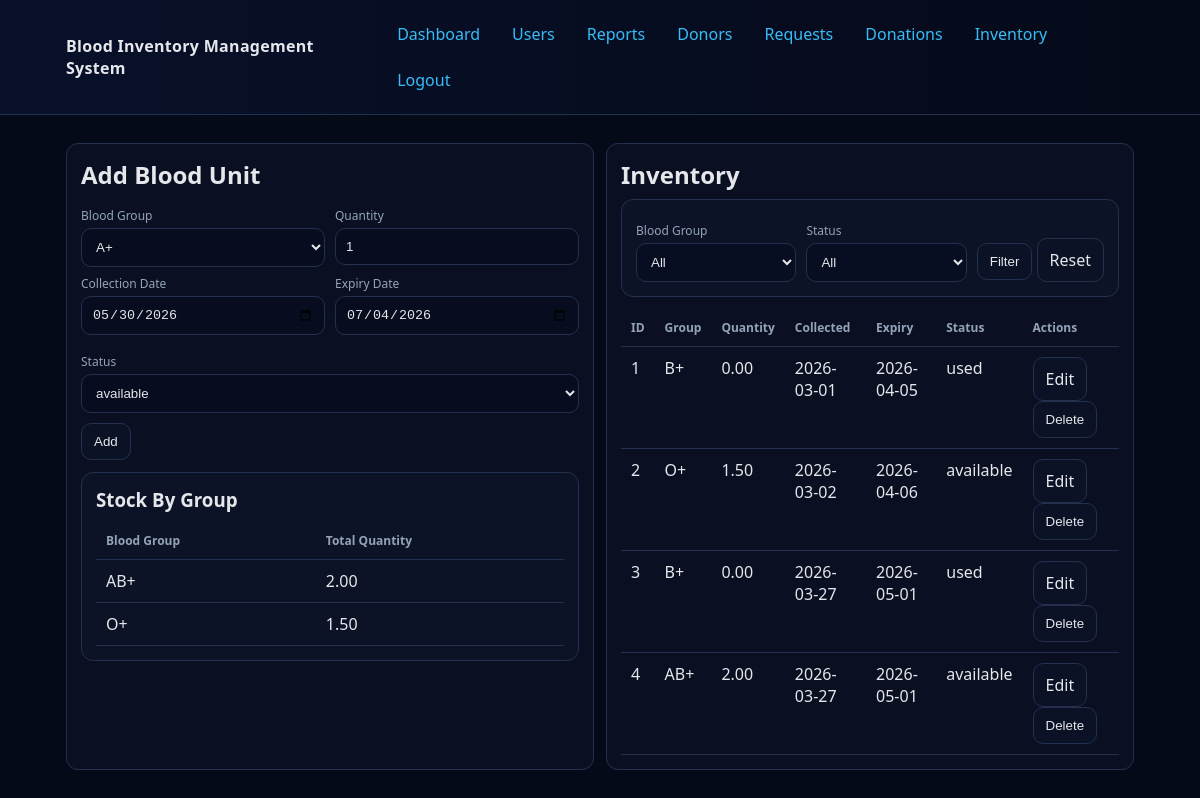
The page /inventory (signed in) on the database its author committed.
### tables this page shows
CREATE TABLE IF NOT EXISTS `blood_units` (
  `id` int NOT NULL AUTO_INCREMENT,
  `blood_group` varchar(5) NOT NULL,
  `quantity` decimal(8,2) NOT NULL,
  `collection_date` date NOT NULL,
  `expiry_date` date NOT NULL,
  `status` enum('available','used','expired') NOT NULL DEFAULT 'available',
  PRIMARY KEY (`id`)
);

### core/Controller.php (called while the page is built, shortened)
<?php
abstract class Controller
{
    protected function view(string $view, array $data = []): void
    {
        extract($data);
        $currentUser = Auth::user();
        require __DIR__ . '/../app/views/layouts/header.php';
        require __DIR__ . '/../app/views/' . $view . '.php';
        require __DIR__ . '/../app/views/layouts/footer.php';
    }
}

### app/controllers/InventoryController.php (called while the page is built, shortened)
<?php
class InventoryController extends Controller
{
    private BloodUnit $units;
    public function __construct()
    {
        $this->units = new BloodUnit();
    }
    public function index(): void
    {
        $this->units->markExpired();
        $bloodGroup = trim((string) ($_GET['blood_group'] ?? ''));
        $status = trim((string) ($_GET['status'] ?? ''));
        $page = max(1, (int) ($_GET['page'] ?? 1));
        $perPage = max(1, (int) ($_GET['per_page'] ?? 10));
        $pagination = $this->units->searchablePaginated($bloodGroup, $status, $page, $perPage);
        $units = $pagination['data'];
        $stock = $this->units->stockByGroup();
        $edit = null;
        $this->view('inventory/index', compact('units', 'stock', 'edit', 'bloodGroup', 'status', 'pagination'));
    }
}

### public/index.php (called while the page is built, shortened)
<?php
require __DIR__ . '/../core/Helpers.php';
require __DIR__ . '/../core/Database.php';
require __DIR__ . '/../core/Model.php';
require __DIR__ . '/../core/Auth.php';
require __DIR__ . '/../core/Controller.php';
require __DIR__ . '/../core/App.php';
require __DIR__ . '/../app/models/BloodUnit.php';
require __DIR__ . '/../app/controllers/InventoryController.php';
try {
    (new App())->run();
} catch (Throwable $e) {
    http_response_code(500);
    if ((bool) ($_ENV['APP_DEBUG'] ?? true)) {
        echo '<pre>' . e($e->getMessage()) . "\n" . e($e->getFile()) . ':' . e((string) $e->getLine()) . "\n\n" . e($e->getTraceAsString()) . '</pre>';
        exit;
    }
    echo 'Server error';
}

### config/config.php (called while the page is built, shortened)
<?php
return [
    'app_name' => 'Blood Inventory Management System',
    'base_path' => '',
    'db' => [
        'host' => '127.0.0.1',
        'port' => '3306',
        'name' => 'blood',
        'user' => 'root',
        'pass' => '',
        'charset' => 'utf8mb4',
    ],
];

### core/Helpers.php (called while the page is built, shortened)
<?php
function config(string $key, mixed $default = null): mixed
{
    static $config = null;
    if ($config === null) {
        $config = require __DIR__ . '/../config/config.php';
    }
    $parts = explode('.', $key);
    $value = $config;
    foreach ($parts as $part) {
        $value = $value[$part];
    }
    return $value;
}
function e(?string $value): string
{
    return htmlspecialchars((string) $value, ENT_QUOTES, 'UTF-8');
}

### core/Database.php (called while the page is built, shortened)
<?php
class Database
{
    private static ?PDO $instance = null;
    public static function connection(): PDO
    {
        if (self::$instance === null) {
            $dsn = sprintf(
                'mysql:host=%s;port=%s;dbname=%s;charset=%s',
                config('db.host'),
                config('db.port'),
                config('db.name'),
                config('db.charset')
            );
            self::$instance = new PDO($dsn, config('db.user'), config('db.pass'), [
                PDO::ATTR_ERRMODE => PDO::ERRMODE_EXCEPTION,
                PDO::ATTR_DEFAULT_FETCH_MODE => PDO::FETCH_ASSOC,
                PDO::ATTR_EMULATE_PREPARES => false,
            ]);
        }
        return self::$instance;
    }
}

### core/Model.php (called while the page is built, shortened)
<?php
abstract class Model
{
    protected PDO $db;
    public function __construct()
    {
        $this->db = Database::connection();
    }
    protected function paginateQuery(string $fromSql, array $params, int $page, int $perPage): array
    {
        $page = max(1, $page);
        $perPage = max(1, min($perPage, 100));
        $offset = ($page - 1) * $perPage;
        $countStmt = $this->db->prepare('SELECT COUNT(*) AS c ' . $fromSql);
        $countStmt->execute($params);
        $total = (int) $countStmt->fetchColumn();
        $listStmt = $this->db->prepare('SELECT * ' . $fromSql . ' LIMIT :limit OFFSET :offset');
        $listStmt->bindValue(':limit', $perPage, PDO::PARAM_INT);
        $listStmt->bindValue(':offset', $offset, PDO::PARAM_INT);
        $listStmt->execute();
        return [
            'data' => $listStmt->fetchAll(),
            'total' => $total,
            'page' => $page,
            'per_page' => $perPage,
            'total_pages' => (int) max(1, ceil($total / $perPage)),
        ];
    }
}

### app/models/BloodUnit.php (called while the page is built, shortened)
<?php
class BloodUnit extends Model
{
    public function stockByGroup(): array
    {
        $stmt = $this->db->query("SELECT blood_group, SUM(quantity) AS total_quantity FROM blood_units WHERE status = 'available' GROUP BY blood_group ORDER BY blood_group");
        return $stmt->fetchAll();
    }
    public function searchablePaginated(string $bloodGroup = '', string $status = '', int $page = 1, int $perPage = 10): array
    {
        $from = 'FROM blood_units WHERE 1=1';
        $params = [];
        $from .= ' ORDER BY expiry_date ASC';
        return $this->paginateQuery($from, $params, $page, $perPage);
    }
}

### core/Auth.php (called while the page is built, shortened)
<?php
class Auth
{
    public static function user(): ?array
    {
        return $_SESSION['user'] ?? null;
    }
}

### app/views/inventory/_list.php (the view, shortened to what this page needs)
<div class="split">
    <div class="card">
        <h2 style="margin:0 0 8px"><?= $edit ? 'Edit Blood Unit' : 'Add Blood Unit' ?></h2>
        <form method="post" data-ajax-form="inventory" action="<?= e(rtrim((string) config('base_path', ''), '/')) ?>/inventory/<?= $edit ? e((string) $edit['id']) . '/update' : 'store' ?>">
            <div class="row">
                <div style="flex:1;min-width:160px">
                    <label>Blood Group</label>
                    <?php $bg = $edit['blood_group'] ?? 'A+'; ?>
                    <select name="blood_group" required>
                        <?php
                        $groups = ['A+','A-','B+','B-','AB+','AB-','O+','O-'];
                        foreach ($groups as $grp) {
                            echo '<option value="' . e($grp) . '"' . ($bg === $grp ? ' selected' : '') . '>' . e($grp) . '</option>';
                        }
                        ?>
                    </select>
                </div>
                <div style="flex:1;min-width:160px">
                    <label>Quantity</label>
                    <input type="number" step="0.5" min="0.5" max="10" name="quantity" value="<?= e((string) ($edit['quantity'] ?? '1')) ?>" required>
                </div>
            </div>
            <div class="row">
                <div style="flex:1;min-width:200px">
                    <label>Collection Date</label>
                    <input type="date" name="collection_date" value="<?= e($edit['collection_date'] ?? date('Y-m-d')) ?>" required>
                </div>
                <div style="flex:1;min-width:200px">
                    <label>Expiry Date</label>
                    <input type="date" name="expiry_date" value="<?= e($edit['expiry_date'] ?? date('Y-m-d', strtotime('+35 days'))) ?>" required>
                </div>
                <div style="flex:1;min-width:200px">
                    <label>Status</label>
                    <?php $st = $edit['status'] ?? 'available'; ?>
                    <select name="status" required>
                        <?php foreach (['available','used','expired'] as $s): ?>
                            <option value="<?= e($s) ?>" <?= $st === $s ? 'selected' : '' ?>><?= e($s) ?></option>
                        <?php endforeach; ?>
                    </select>
                </div>
            </div>
            <div style="margin-top:10px">
                <button class="btn ok" type="submit"><?= $edit ? 'Update' : 'Add' ?></button>
            </div>
        </form>
        <div class="card" style="margin-top:12px">
            <h3 style="margin:0 0 10px">Stock By Group</h3>
            <table>
                <thead><tr><th>Blood Group</th><th>Total Quantity</th></tr></thead>
                <tbody>
                <?php foreach ($stock as $row): ?>
                    <tr><td><?= e($row['blood_group']) ?></td><td><?= e((string) $row['total_quantity']) ?></td></tr>
                <?php endforeach; ?>
                </tbody>
            </table>
        </div>
    </div>
    <div class="card">
        <h2 style="margin:0 0 8px">Inventory</h2>
        <form method="get" class="card" style="margin:0 0 12px">
            <div class="row">
                <div style="flex:1;min-width:160px">
                    <label>Blood Group</label>
                    <select name="blood_group">
                        <option value="">All</option>
                    </select>
                </div>
                <div style="flex:1;min-width:160px">
                    <label>Status</label>
                    <select name="status">
                        <option value="">All</option>
                    </select>
                </div>
                <div style="align-self:end">
                    <button class="btn" type="submit">Filter</button>
                    <a class="btn" href="<?= e(rtrim((string) config('base_path', ''), '/')) ?>/inventory">Reset</a>
                </div>
            </div>
        </form>
        <table>
            <thead>
            <tr>
                <th>ID</th>
                <th>Group</th>
                <th>Quantity</th>
                <th>Collected</th>
                <th>Expiry</th>
                <th>Status</th>
                <th>Actions</th>
            </tr>
            </thead>
            <tbody>
            <?php foreach ($units as $u): ?>
                <tr>
                    <td><?= e((string) $u['id']) ?></td>
                    <td><?= e($u['blood_group']) ?></td>
                    <td><?= e((string) $u['quantity']) ?></td>
                    <td><?= e($u['collection_date']) ?></td>
                    <td><?= e($u['expiry_date']) ?></td>
                    <td><?= e($u['status']) ?></td>
                    <td>
                        <a class="btn" href="<?= e(rtrim((string) config('base_path', ''), '/')) ?>/inventory?edit=<?= e((string) $u['id']) ?>">Edit</a>
                        <?php if (($currentUser['role'] ?? '') === 'admin'): ?>
                            <form method="post" data-ajax-form="inventory" action="<?= e(rtrim((string) config('base_path', ''), '/')) ?>/inventory/<?= e((string) $u['id']) ?>/delete" style="display:inline">
                                <button class="btn danger" type="submit" onclick="return confirm('Delete unit?')">Delete</button>
                            </form>
                        <?php endif; ?>
                    </td>
                </tr>
            <?php endforeach; ?>
            </tbody>
        </table>
    </div>
</div>

### core/App.php (shortened to what this page needs)
<?php
class App
{
    private array $routes;
    public function __construct()
    {
        $this->routes = require __DIR__ . '/../routes/web.php';
    }
    public function run(): void
    {
        $method = $_SERVER['REQUEST_METHOD'];
        $uri = parse_url($_SERVER['REQUEST_URI'], PHP_URL_PATH) ?? '/';
        $uri = $uri === '' ? '/' : $uri;
        foreach ($this->routes as $route) {
            if ($method !== $route['method']) {
                continue;
            }
            $pattern = '#^' . preg_replace('/\{id\}/', '([0-9]+)', $route['path']) . '$#';
            if (preg_match($pattern, $uri, $matches) === 1) {
                array_shift($matches);
                [$controllerName, $action] = $route['handler'];
                $controller = new $controllerName();
                $controller->{$action}(...array_map('intval', $matches));
                return;
            }
        }
    }
}

### public/assets/style.css (style rules this page uses)
:root { --bg:#0f172a; --card:#0b1225; --text:#e5e7eb; --muted:#94a3b8; --line:#23314f; --accent:#38bdf8; --danger:#fb7185; --ok:#34d399; }
* { box-sizing:border-box }
body { margin:0;font-family:system-ui,-apple-system,Segoe UI,Roboto,Ubuntu,Helvetica,Arial,sans-serif;background:#050a18;color:var(--text) }
a { color:var(--accent);text-decoration:none }
.card { background:rgba(15,23,42,.55);border:1px solid var(--line);border-radius:12px;padding:14px;margin:12px 0 }
form .row { display:flex;gap:10px;flex-wrap:wrap }
label { display:block;font-size:12px;color:var(--muted);margin:8px 0 4px }
input,select,textarea { width:100%;padding:10px;border:1px solid var(--line);border-radius:10px;background:rgba(2,6,23,.35);color:var(--text) }
.btn { display:inline-block;padding:10px 12px;border:1px solid var(--line);border-radius:10px;background:#0b1225;color:var(--text);cursor:pointer }
table { width:100%;border-collapse:collapse }
th,td { border-bottom:1px solid var(--line);padding:10px;text-align:left;vertical-align:top }
th { color:var(--muted);font-weight:600;font-size:12px }
.split { display:grid;grid-template-columns:1fr 1fr;gap:12px }

### rows shown on the page
blood_units: id "1", blood_group "B+", quantity "0.00", collection_date "2026-03-01", expiry_date "2026-04-05", status "used"
blood_units: id "2", blood_group "O+", quantity "1.50", collection_date "2026-03-02", expiry_date "2026-04-06", status "available"
blood_units: id "3", blood_group "B+", quantity "0.00", collection_date "2026-03-27", expiry_date "2026-05-01", status "used"
blood_units: id "4", blood_group "AB+", quantity "2.00", collection_date "2026-03-27", expiry_date "2026-05-01", status "available"

### other values the page prints
$row['blood_group'] "AB+"
$row['total_quantity'] "2.00"
$row['blood_group'] "O+"
$row['total_quantity'] "1.50"
form field blood_group "A+"
form field status "available"
